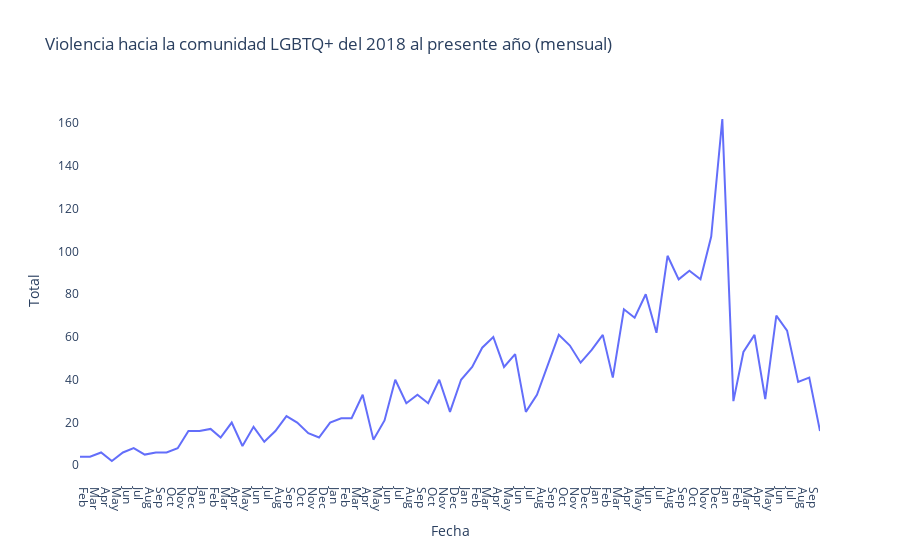

The notebook cell this image was saved under:
### Code cell
fig = px.line(result[result.dia_incidente.dt.year >= 2018],
    x='dia_incidente',
    y='size',
    labels={'dia_incidente': 'Fecha', 'size': 'Total'},
    title='Violencia hacia la comunidad LGBTQ+ del 2018 al presente año (mensual)'
)

fig.update_layout(
    showlegend=True,
)

fig.update_layout({
    'plot_bgcolor': 'rgba(0, 0, 0, 0)',
    'paper_bgcolor': 'rgba(0, 0, 0, 0)',
})

fig.update_xaxes(
    dtick="M1",
    tickformat="%b",
    ticklabelmode="period")

fig.write_image('../Images/grafica_serie_tiempo_total_violencia_2018_2023_con_meses.png')
fig.write_image('../Images/grafica_serie_tiempo_total_violencia_2018_2023_con_meses.svg')

fig.show(config={'locale': 'es_ES'})

### Figure 1 — Plotly figure (JSON) as saved in the notebook; plotly's stock layout.template omitted (floating-point values rounded to 4 significant figures)
{"data": [{"hovertemplate": "Fecha=%{x}<br>Total=%{y}<extra></extra>", "legendgroup": "", "line": {"color": "#636efa", "dash": "solid"}, "marker": {"symbol": "circle"}, "mode": "lines", "name": "", "orientation": "v", "showlegend": false, "type": "scatter", "x": ["2018-01-31T00:00:00", "2018-02-28T00:00:00", "2018-03-31T00:00:00", "2018-04-30T00:00:00", "2018-05-31T00:00:00", "2018-06-30T00:00:00", "2018-07-31T00:00:00", "2018-08-31T00:00:00", "2018-09-30T00:00:00", "2018-10-31T00:00:00", "2018-11-30T00:00:00", "2018-12-31T00:00:00", "2019-01-31T00:00:00", "2019-02-28T00:00:00", "2019-03-31T00:00:00", "2019-04-30T00:00:00", "2019-05-31T00:00:00", "2019-06-30T00:00:00", "2019-07-31T00:00:00", "2019-08-31T00:00:00", "2019-09-30T00:00:00", "2019-10-31T00:00:00", "2019-11-30T00:00:00", "2019-12-31T00:00:00", "2020-01-31T00:00:00", "2020-02-29T00:00:00", "2020-03-31T00:00:00", "2020-04-30T00:00:00", "2020-05-31T00:00:00", "2020-06-30T00:00:00", "2020-07-31T00:00:00", "2020-08-31T00:00:00", "2020-09-30T00:00:00", "2020-10-31T00:00:00", "2020-11-30T00:00:00", "2020-12-31T00:00:00", "2021-01-31T00:00:00", "2021-02-28T00:00:00", "2021-03-31T00:00:00", "2021-04-30T00:00:00", "2021-05-31T00:00:00", "2021-06-30T00:00:00", "2021-07-31T00:00:00", "2021-08-31T00:00:00", "2021-09-30T00:00:00", "2021-10-31T00:00:00", "2021-11-30T00:00:00", "2021-12-31T00:00:00", "2022-01-31T00:00:00", "2022-02-28T00:00:00", "2022-03-31T00:00:00", "2022-04-30T00:00:00", "2022-05-31T00:00:00", "2022-06-30T00:00:00", "2022-07-31T00:00:00", "2022-08-31T00:00:00", "2022-09-30T00:00:00", "2022-10-31T00:00:00", "2022-11-30T00:00:00", "2022-12-31T00:00:00", "2023-01-31T00:00:00", "2023-02-28T00:00:00", "2023-03-31T00:00:00", "2023-04-30T00:00:00", "2023-05-31T00:00:00", "2023-06-30T00:00:00", "2023-07-31T00:00:00", "2023-08-31T00:00:00", "2023-09-30T00:00:00"], "xaxis": "x", "y": [4, 4, 6, 2, 6, 8, 5, 6, 6, 8, 16, 16, 17, 13, 20, 9, 18, 11, 16, 23, 20, 15, 13, 20, 22, 22, 33, 12, 21, 40, 29, 33, 29, 40, 25, 40, 46, 55, 60, 46, 52, 25, 33, 47, 61, 56, 48, 54, 61, 41, 73, 69, 80, 62, 98, 87, 91, 87, 107, 162, 30, 53, 61, 31, 70, 63, 39, 41, 16], "yaxis": "y"}], "layout": {"legend": {"tracegroupgap": 0}, "paper_bgcolor": "rgba(0, 0, 0, 0)", "plot_bgcolor": "rgba(0, 0, 0, 0)", "showlegend": true, "title": {"text": "Violencia hacia la comunidad LGBTQ+ del 2018 al presente año (mensual)"}, "xaxis": {"anchor": "y", "domain": [0, 1], "dtick": "M1", "tickformat": "%b", "ticklabelmode": "period", "title": {"text": "Fecha"}}, "yaxis": {"anchor": "x", "domain": [0, 1], "title": {"text": "Total"}}}}
